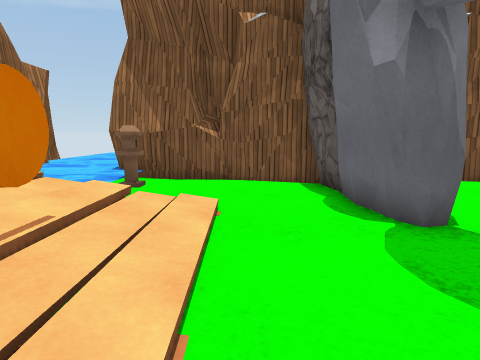
view 1 (above)

19 first-person views from a walk through a Unity game level. The camera is 1.2 m above the floor, tilts 8° down and sees 75° across. The floor is counted in squares, 1 m on a side. Each view is taken from the middle of a square. On the plan, view 1 faces up. The plan holds only what a view shows up to about 13 squares ahead; the rest is blank. The place goes on beyond the plan. The player character is not drawn. Surface patterns are stand-ins for the level's own textures.

view 2
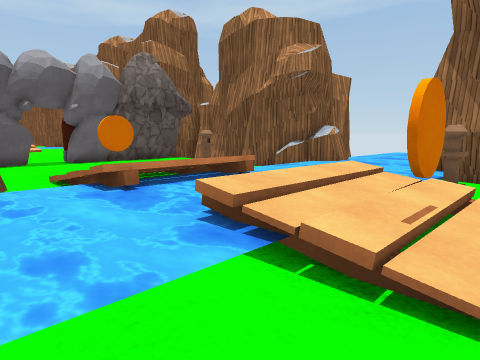

view 3
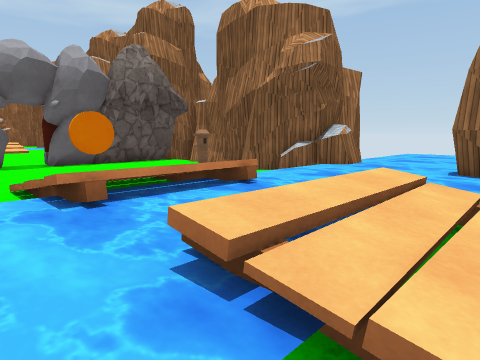

view 4
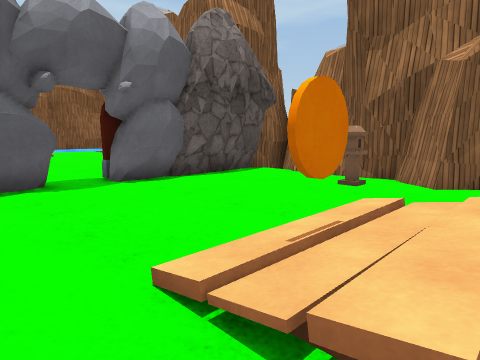

view 5
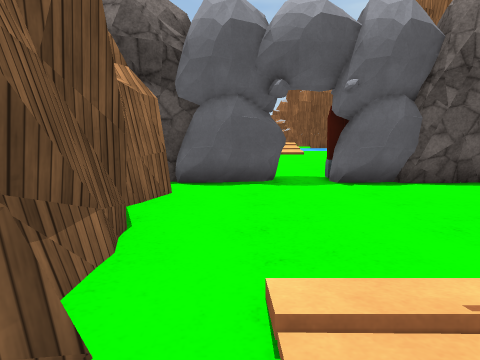

view 6
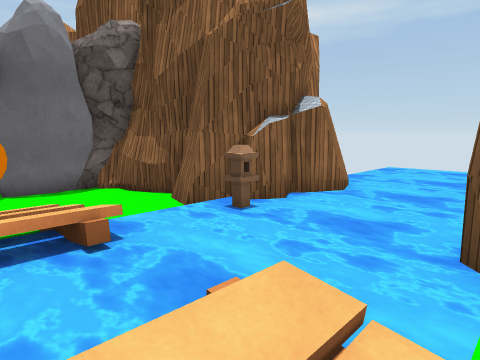

view 7
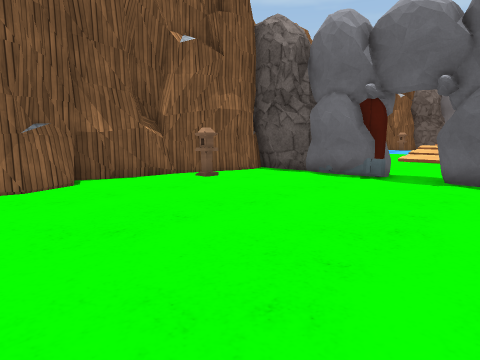

view 8
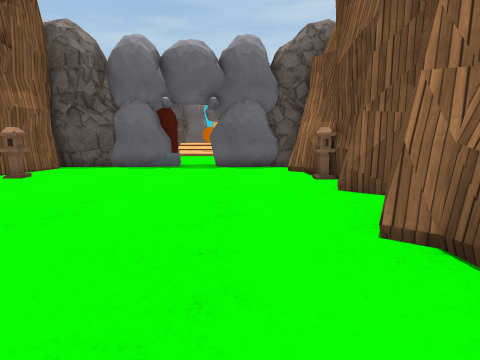

view 9
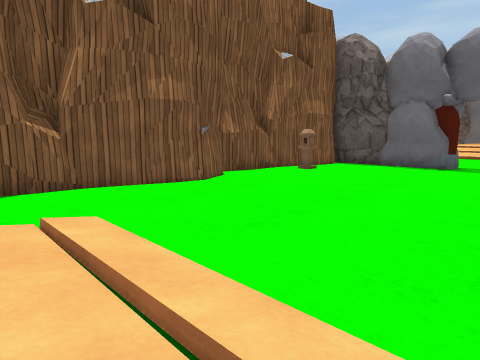

view 10
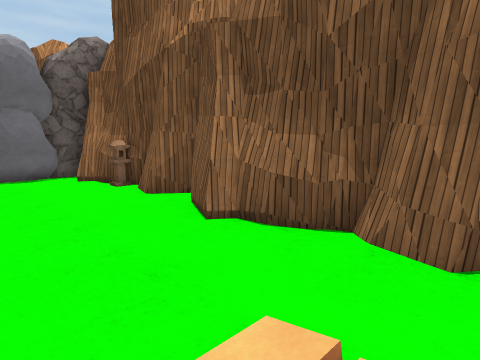

view 11
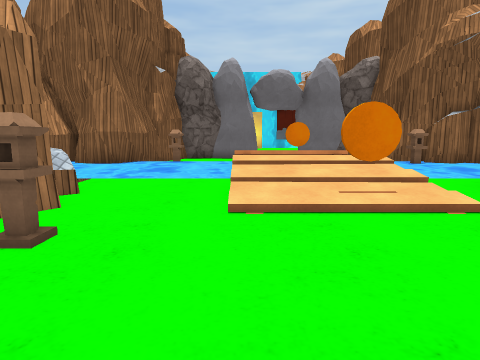

view 12
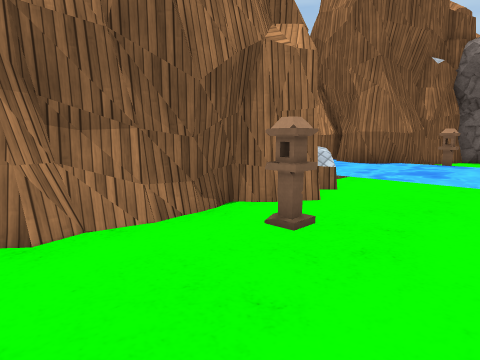

view 13
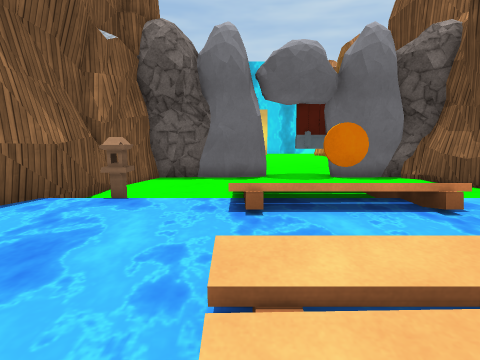

view 14
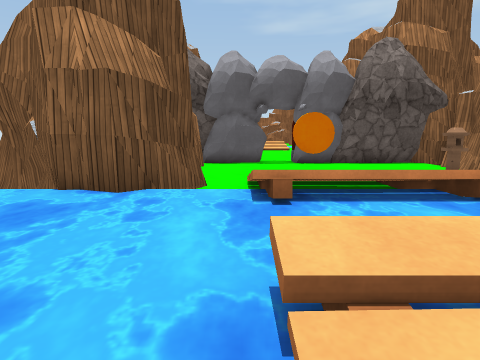

view 15
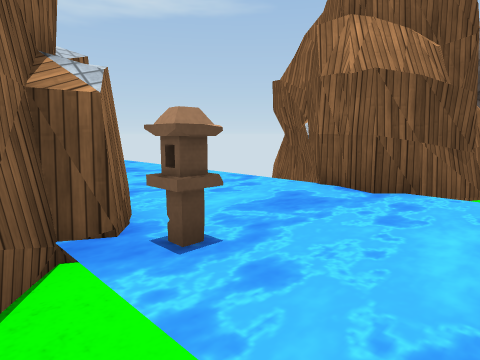

view 16
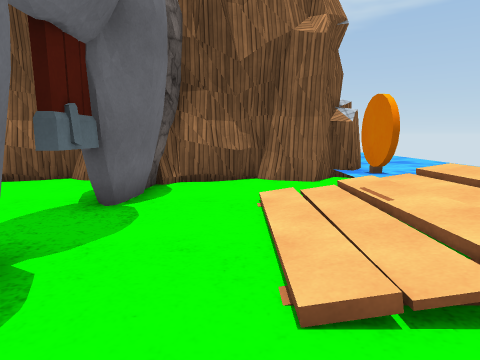

view 17
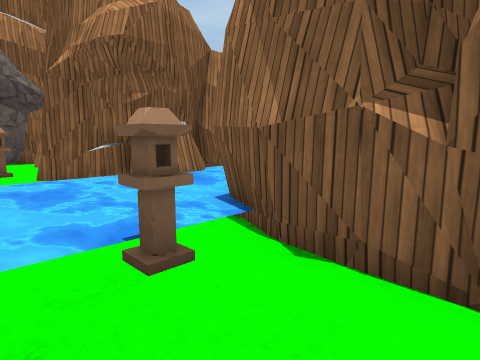

view 18
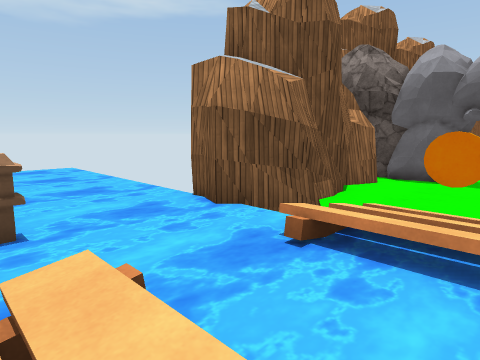

view 19
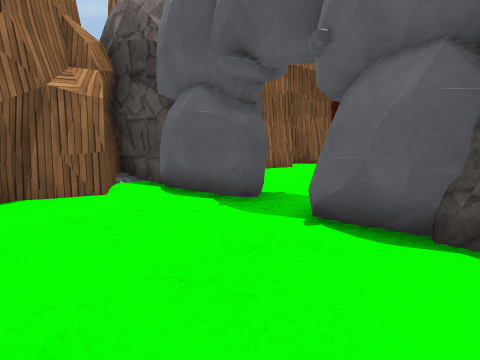

### Floor plan
Key: @ floor where view 1 was taken; # wall or solid block; x gap in a wall; . main floor; : floor 0.25 m higher than the main floor; + floor 0.5 m higher than the main floor; / step, stairs or slope; ~ water the walk can cross; ≈ water the walk keeps out of; ^ raised ledge; O other object.
Columns run from 30 left of view 1 to 5 right of it. Each row starts with its distance up from view 1.
 12                      ##≈≈≈≈##
 11               #      ##:≈≈≈#
 10               ####   ##≈≈≈x#
  9  #### ######  O.######^~~~~#####
  8  ...###...O###O...O....~~~~O...#O
  7  ............OO........~~~~~....O
  6  ............OO........~~~~~....O
  5 //...........#O.....///^~~≈+//..
  4 //...........#O.....///^~~≈+//..OO
  3 //..................O//^~~≈+O...##.
  2 //...........OO.....///^~~≈+O/...#.
  1 //...........OO.....///≈~~≈~//..OO.
  0 .............OO...../#.~~~~~..@.OO.
 -1 ....##....O##OO## #####~~~OO...##
 -2  ############ O#     ##~~~~#########
 -3               ##     ##≈≈≈≈#
 -4                     ##≈≈≈≈##
 -5                       ≈≈≈≈#

Positions as (right, up) in squares from view 1, and headings:
1: (0, 0), facing up
2: (-1, -1), facing up-left
3: (-2, 0), facing up-left
4: (-8, 0), facing up-left
5: (-8, 1), facing left
6: (-8, 3), facing down-right
7: (-26, 0), facing up-right
8: (-29, 1), facing right
9: (-30, 1), facing up-right
10: (-30, 3), facing down-right
11: (-15, 5), facing right
12: (-15, 5), facing up-right
13: (-9, 5), facing right
14: (-2, 1), facing left
15: (-2, 1), facing down-left
16: (0, 7), facing down
17: (0, 6), facing up-left
18: (-3, 4), facing down-left
19: (-12, 6), facing down-left
